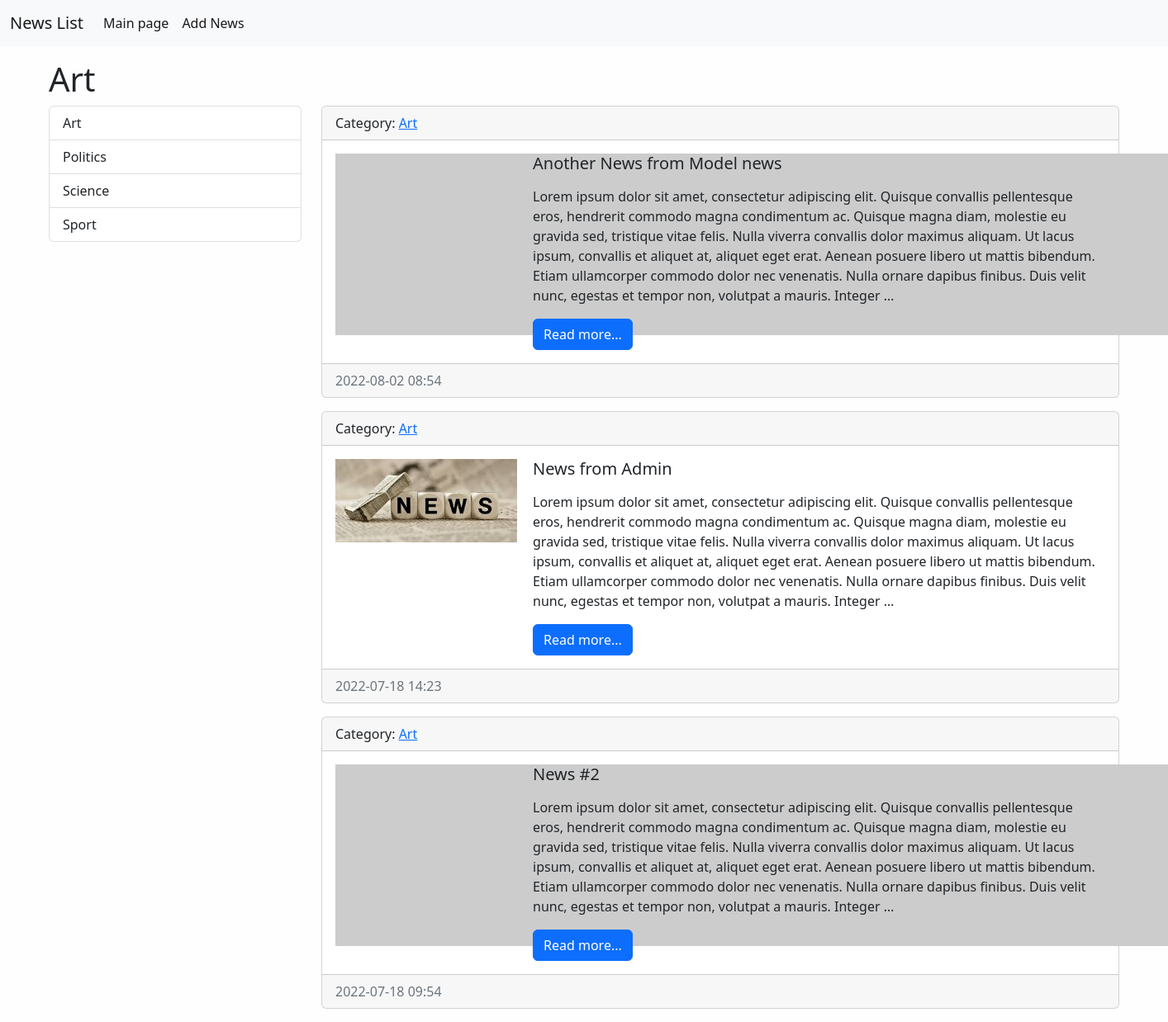
The app's page /category/2/, older data.
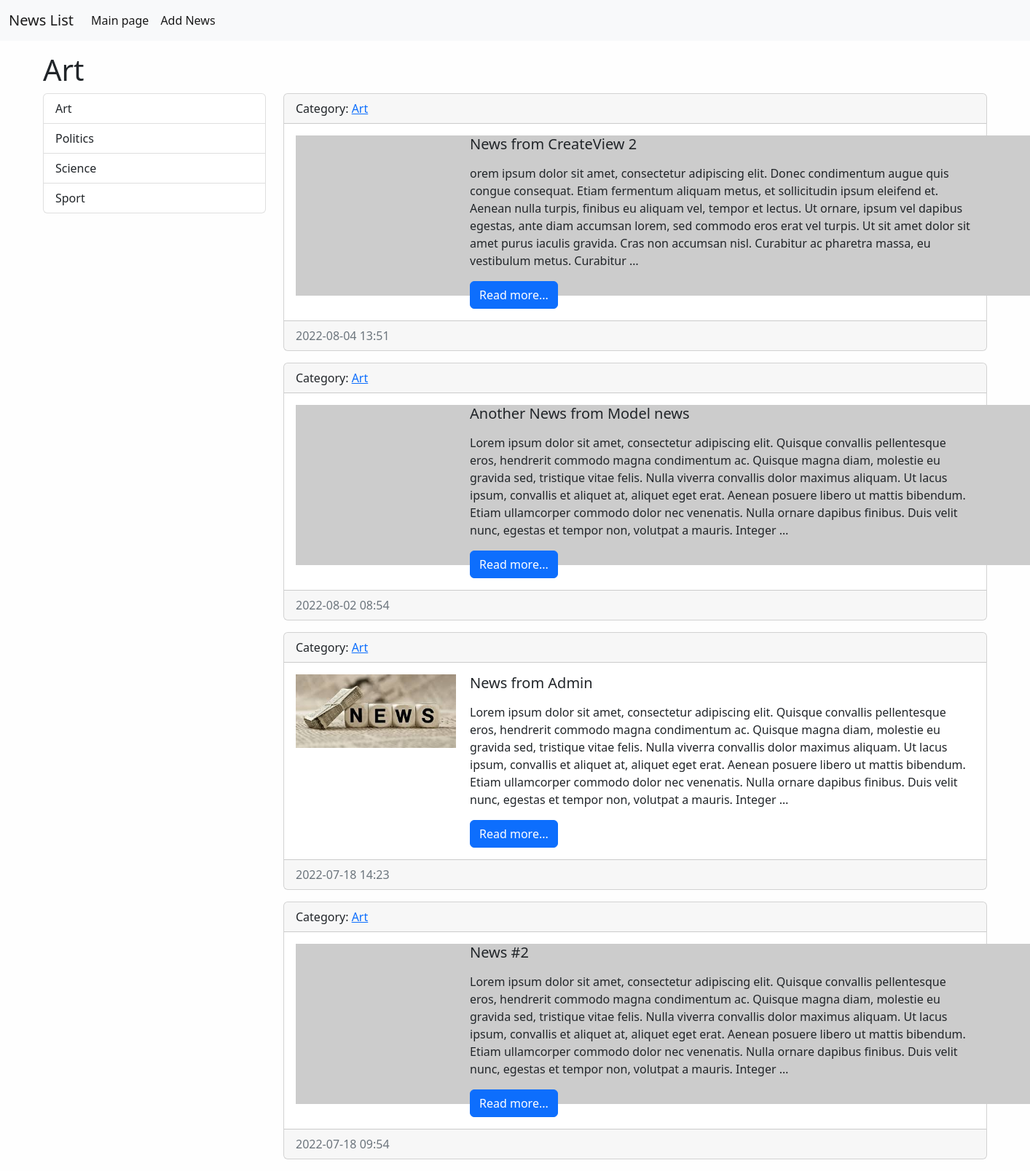
The same page, newer data.
### news/models.py (models this page shows, shortened)
class Category(models.Model):
    title = models.CharField(max_length=150, db_index=True)
    def get_absolute_url(self):
        return reverse('category', kwargs={"category_id": self.pk})
    def __str__(self):
        return self.title
    class Meta:
        verbose_name = 'Category'
        verbose_name_plural = 'Categories'
        ordering = ['title']

class News(models.Model):
    title = models.CharField(max_length=150)
    content = models.TextField(blank=True)
    created_at = models.DateTimeField(auto_now_add=True)
    updated_at = models.DateTimeField(auto_now=True)
    photo = models.ImageField(upload_to='photos/%Y/%m/%d/', blank='True')
    is_published = models.BooleanField(default=True)
    category = models.ForeignKey('Category', on_delete=models.PROTECT)
    def get_absolute_url(self):
        return reverse('view_news', kwargs={"pk": self.pk})
    class Meta:
        verbose_name = 'News'
        verbose_name_plural = 'News'
        ordering = ['-created_at', '-title']

### news/views.py (the view)
# urls.py: path('category/<int:category_id>/', NewsByCategory.as_view(), name='category'),
class NewsByCategory(ListView):
    model = News
    template_name = 'news/home_news_list.html'
    context_object_name = 'news'
    allow_empty = False
    def get_context_data(self, *, object_list=None, **kwargs):
        context = super().get_context_data(**kwargs)
        context['title'] = Category.objects.get(pk=self.kwargs['category_id'])
        return context
    def get_queryset(self):
        return News.objects.filter(category_id=self.kwargs['category_id'], is_published=True)

### news/templatetags/news_tags.py (called while the page is built)
@register.inclusion_tag('news/list_categories.html')
def show_categories():
    categories = Category.objects.all()
    return {"categories": categories}

### news/templates/news/home_news_list.html (shortened to what this page needs)
{% extends 'base.html' %}
{% block sidebar %}
{% include 'inc/_sidebar.html' %}
{% endblock %}
{% block content %}
{% for item in news %}
<div class="card mb-3">
    <div class="card-header">
        Category: <a href="{{ item.category.get_absolute_url }}">{{ item.category.title }}</a>
    </div>
    <div class="card-body">
        <div class="media">
            <div class="row">
                <div class="col-md-3">
                    {% if item.photo %}
                    <img src="{{ item.photo.url }}" alt="" width="220" class="mr-3">
                    {% else %}
                    <img src="https://picsum.photos/id/1060/220/200/?blur=2" alt="" class="mr-3">
                    {% endif %}
                </div>
                <div class="col">
                    <div class="media-body">
                        <h5 class="card-title">{{ item.title }}</h5>
                        <p class="card-text">{{ item.content|linebreaks|truncatewords:70 }}</p>
                        <a href="{{ item.get_absolute_url }}" class="btn btn-primary">Read more...</a>
                    </div>
                </div>
            </div>
        </div>
    </div>
    <div class="card-footer text-muted">
        {{ item.created_at|date:"Y-m-d H:i" }}
    </div>
</div>
{% endfor %}
{% endblock %}

### templates/base.html (shortened to what this page needs)
<!doctype html>
{% load static %}
<html lang="en">
<head>
    <link rel="stylesheet" href="{% static 'bootstrap/css/bootstrap.min.css' %}">
    <link rel = "stylesheet" href="{% static 'css/style.css' %}">
</head>
<body>
{% include 'inc/_nav.html' %}
<div class="container mt-3">
    <h1>{{ title }}</h1>
    <div class="row">
        <div class="col-md-3">
            {% block sidebar %}SIDEBAR{% endblock %}
        </div>
        <div class="col-md-9">
            {% block content %}CONTENT{% endblock %}
        </div>
    </div>
</div>
</body>
</html>

### templates/inc/_nav.html (shortened to what this page needs)
<nav class="navbar navbar-expand-lg bg-light">
    <div class="container-fluid">
        <a class="navbar-brand" href="{% url 'home' %}">News List</a>
        <div class="collapse navbar-collapse" id="navbarSupportedContent">
            <ul class="navbar-nav me-auto mb-2 mb-lg-0">
                <li class="nav-item"><a class="nav-link active" aria-current="page" href="{% url 'home' %}">Main page</a></li>
                <li class="nav-item"><a class="nav-link active" aria-current="page" href="{% url 'add_news' %}">Add News</a></li>
            </ul>
        </div>
    </div>
</nav>

### templates/inc/_sidebar.html (shortened to what this page needs)
{% load news_tags %}
{% show_categories %}

### news/templates/news/list_categories.html
<div class="list-group">
    {% for item in categories %}
    <a href="{{ item.get_absolute_url }}" class="list-group-item list-group-item-action">{{ item.title }}</a>
    {% endfor %}
</div>

### mysite/static/css/style.css (style rules this page uses)
body { background-color: #fefefe; }

Row changes from the older to the newer data that the page shows:
added News: category "Art", title "News from CreateView 2", content "orem ipsum dolor sit amet, consectetur adipiscing elit. Donec condimentum augue quis congue consequat. Etiam fermentum aliquam metus, et sollicitudin ipsum eleifend et. Aenean nulla turpis, finibus eu aliquam vel, tempor et lectus. Ut ornare, ipsum vel dapibus egestas, ante diam accumsan lorem, sed commodo eros erat vel turpis. Ut sit amet dolor sit amet purus iaculis gravida. Cras non accumsan nisl. Curabitur ac pharetra massa, eu vestibulum metus. Curabitur …", created_at "2022-08-04 13:51"
